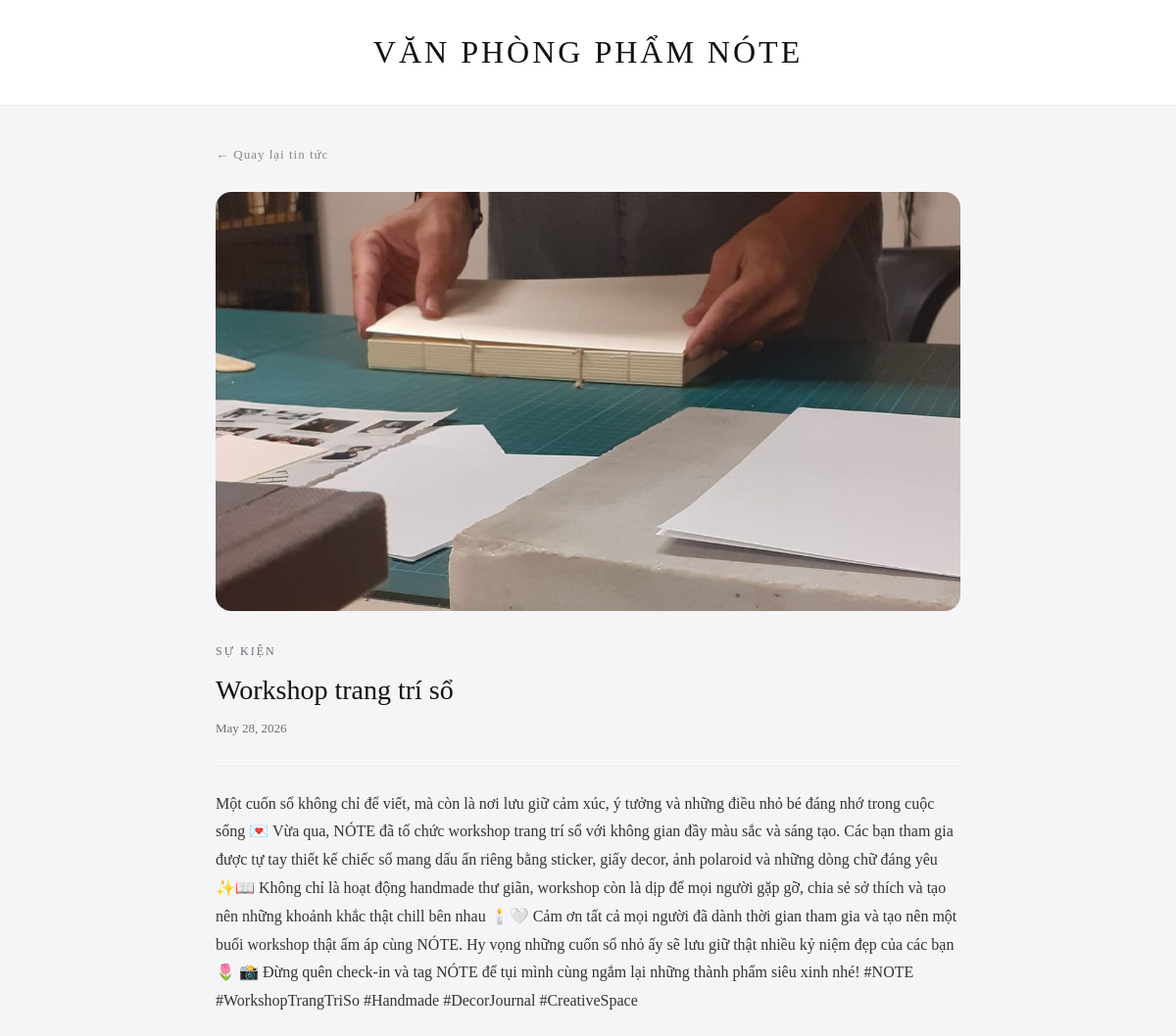
The app's page /tin-tuc/1/ with its own data.
### vpp_project/vpp_app/models.py (models this page shows, shortened)
class Post(models.Model):
    title = models.CharField(max_length=300)
    category = models.ForeignKey(Category, on_delete=models.CASCADE)
    image = models.ImageField(upload_to='news/', blank=True, null=True)
    date = models.DateField(auto_now_add=True)
    content = models.TextField(blank=True)

class Category(models.Model):
    name = models.CharField(max_length=200)

### vpp_project/vpp_app/views.py (the view)
# urls.py: path('tin-tuc/<int:pk>/', views.post_detail, name='post_detail'),
def post_detail(request, pk):
    post = get_object_or_404(Post, pk=pk)
    return render(request, 'vpp_app/post_detail.html', {'post': post})

### vpp_project/vpp_app/templates/vpp_app/post_detail.html (shortened to what this page needs)
<!DOCTYPE html>
<html lang="vi">
<head>
</head>
<body>
    <div class="header-site">
        <h1>VĂN PHÒNG PHẨM NÓTE</h1>
    </div>
    <div class="detail-container">
        <a class="back-link" href="{% url 'news' %}">← Quay lại tin tức</a>
        {% if post.image %}
            <img class="post-image" src="{{ post.image.url }}" alt="{{ post.title }}">
        {% endif %}
        <p class="post-category">{{ post.category.name }}</p>
        <h1 class="post-title">{{ post.title }}</h1>
        <p class="post-date">{{ post.date }}</p>
        <hr class="divider">
        <div class="post-content">{{ post.content }}</div>
    </div>
</body>
</html>

### vpp_project/vpp_app/templates/vpp_app/post_detail.html (style rules this page uses)
:root { --bg-body: #f5f5f7; --bg-card: #ffffff; --text-dark: #111111; --text-muted: #6e6e73; --border-color: #edeef0; --font-serif: 'Times New Roman', Times, serif; }
* { margin: 0; padding: 0; box-sizing: border-box; }
body { font-family: var(--font-serif); background-color: var(--bg-body); color: var(--text-dark); padding-bottom: 80px; }
.header-site { background-color: #ffffff; text-align: center; padding: 35px 20px; border-bottom: 1px solid var(--border-color); margin-bottom: 40px; }
.header-site h1 { font-size: 32px; font-weight: normal; text-transform: uppercase; letter-spacing: 3px; }
.back-link { display: inline-block; margin: 0 auto 30px; text-decoration: none; color: #888; font-size: 13px; letter-spacing: 1px; }
.detail-container { max-width: 800px; margin: 0 auto; padding: 0 20px; }
.post-image { width: 100%; aspect-ratio: 16/9; object-fit: cover; border-radius: 16px; margin-bottom: 30px; }
.post-category { font-size: 12px; text-transform: uppercase; letter-spacing: 2px; color: var(--text-muted); margin-bottom: 12px; }
.post-title { font-size: 28px; font-weight: normal; line-height: 1.4; margin-bottom: 12px; }
.post-date { font-size: 13px; color: var(--text-muted); margin-bottom: 30px; }
.divider { border: none; border-top: 1px solid var(--border-color); margin: 24px 0; }
.post-content { font-size: 16px; line-height: 1.8; color: #333; }

### records on screen
Post: image (picture), category.name "SỰ KIỆN", title "Workshop trang trí sổ", date "May 28, 2026", content "Một cuốn sổ không chỉ để viết, mà còn là nơi lưu giữ cảm xúc, ý tưởng và những điều nhỏ bé đáng nhớ trong cuộc sống 💌 Vừa qua, NÓTE đã tổ chức workshop trang trí sổ với không gian đầy màu sắc và sáng tạo. Các bạn tham gia được tự tay thiết kế chiếc sổ mang dấu ấn riêng bằng sticker, giấy decor, ảnh polaroid và những dòng chữ đáng yêu ✨📖 Không chỉ là hoạt động handmade thư giãn, workshop còn là dịp để mọi người gặp gỡ, chia sẻ sở thích và tạo nên những khoảnh khắc thật chill bên nhau 🕯️🤍 Cảm ơn tất cả mọi người đã dành thời gian tham gia và tạo nên một buổi workshop thật ấm áp cùng NÓTE. Hy vọng những cuốn sổ nhỏ ấy sẽ lưu giữ thật nhiều kỷ niệm đẹp của các bạn 🌷 📸 Đừng quên check-in và tag…"
